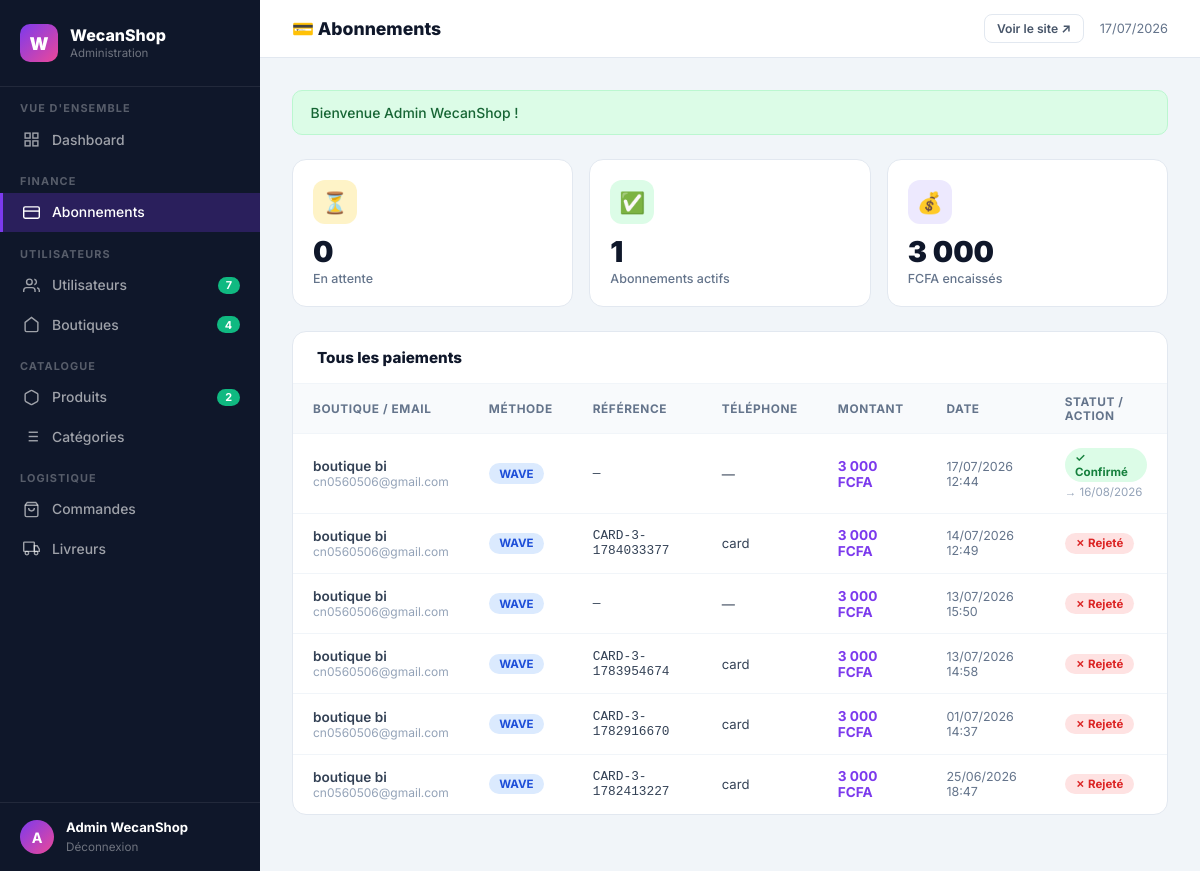
The app's page /admin/index.php?section=abonnements (signed in) with its own data.
### tables this page shows
CREATE TABLE `subscriptions` (
  `id` int(11) NOT NULL,
  `store_id` int(11) NOT NULL,
  `amount` decimal(10,2) DEFAULT 3000.00,
  `payment_method` enum('wave','orange_money','card') NOT NULL,
  `payment_phone` varchar(30) DEFAULT NULL,
  `payment_reference` varchar(150) DEFAULT NULL,
  `status` enum('pending','confirmed','rejected') DEFAULT 'pending',
  `period_start` date DEFAULT NULL,
  `period_end` date DEFAULT NULL,
  `admin_note` text DEFAULT NULL,
  `created_at` timestamp NOT NULL DEFAULT current_timestamp(),
  `confirmed_at` timestamp NULL DEFAULT NULL
);

CREATE TABLE `stores` (
  `id` int(11) NOT NULL,
  `user_id` int(11) NOT NULL,
  `name` varchar(100) NOT NULL,
  `slug` varchar(100) NOT NULL,
  `description` text DEFAULT NULL,
  `logo` varchar(255) DEFAULT NULL,
  `banner` varchar(255) DEFAULT NULL,
  `status` enum('active','inactive') DEFAULT 'active',
  `created_at` timestamp NOT NULL DEFAULT current_timestamp(),
  `subscription_status` enum('trial','active','expired') DEFAULT 'trial',
  `subscription_end_date` date DEFAULT NULL,
  `facebook_pixel_id` varchar(30) DEFAULT NULL
);

CREATE TABLE `users` (
  `id` int(11) NOT NULL,
  `name` varchar(100) NOT NULL,
  `email` varchar(150) NOT NULL,
  `password` varchar(255) NOT NULL,
  `role` enum('buyer','seller','admin') DEFAULT 'buyer',
  `phone` varchar(20) DEFAULT NULL,
  `avatar` varchar(255) DEFAULT NULL,
  `created_at` timestamp NOT NULL DEFAULT current_timestamp(),
  `email_verified` tinyint(4) DEFAULT 0,
  `email_token` varchar(64) DEFAULT NULL
);

### includes/functions.php (called while the page is built, shortened)
<?php
function escape(string $str): string {
    return htmlspecialchars($str, ENT_QUOTES, 'UTF-8');
}
function getFlash(): ?array {
    if (isset($_SESSION['flash'])) {
        $flash = $_SESSION['flash'];
        return $flash;
    }
    return null;
}

### admin/index.php (the view, shortened to what this page needs)
<?php
require_once __DIR__ . '/../config/db.php';
require_once __DIR__ . '/../includes/functions.php';
$section = $_GET['section'] ?? 'overview';
$stats = [
    'users'        => $pdo->query("SELECT COUNT(*) FROM users")->fetchColumn(),
    'sellers'      => $pdo->query("SELECT COUNT(*) FROM users WHERE role='seller'")->fetchColumn(),
    'buyers'       => $pdo->query("SELECT COUNT(*) FROM users WHERE role='buyer'")->fetchColumn(),
    'stores'       => $pdo->query("SELECT COUNT(*) FROM stores")->fetchColumn(),
    'products'     => $pdo->query("SELECT COUNT(*) FROM products WHERE status='active'")->fetchColumn(),
    'orders'       => $pdo->query("SELECT COUNT(*) FROM orders")->fetchColumn(),
    'orders_pending'=> $pdo->query("SELECT COUNT(*) FROM orders WHERE status='pending'")->fetchColumn(),
    'sub_pending'  => $pdo->query("SELECT COUNT(*) FROM subscriptions WHERE status='pending'")->fetchColumn(),
    'sub_revenue'  => $pdo->query("SELECT COALESCE(SUM(amount),0) FROM subscriptions WHERE status='confirmed'")->fetchColumn(),
    'active_subs'  => $pdo->query("SELECT COUNT(*) FROM stores WHERE subscription_status='active'")->fetchColumn(),
];
?>
<!DOCTYPE html>
<html lang="fr">
<head>
</head>
<body>
<aside class="adm-sidebar">
    <div class="adm-logo">
        <div class="adm-logo-icon">W</div>
        <div>
            <div class="adm-logo-text">WecanShop</div>
            <div class="adm-logo-sub">Administration</div>
        </div>
    </div>
    <span class="adm-section-label">Vue d'ensemble</span>
    <a href="?section=overview" class="adm-link <?= $section==='overview'?'active':'' ?>">
        <svg width="17" height="17" fill="none" stroke="currentColor" stroke-width="2" viewBox="0 0 24 24"><rect x="3" y="3" width="7" height="7"/><rect x="14" y="3" width="7" height="7"/><rect x="14" y="14" width="7" height="7"/><rect x="3" y="14" width="7" height="7"/></svg>
        Dashboard
    </a>
    <span class="adm-section-label">Finance</span>
    <a href="?section=abonnements" class="adm-link <?= $section==='abonnements'?'active':'' ?>">
        <svg width="17" height="17" fill="none" stroke="currentColor" stroke-width="2" viewBox="0 0 24 24"><rect x="1" y="4" width="22" height="16" rx="2"/><line x1="1" y1="10" x2="23" y2="10"/></svg>
        Abonnements
    </a>
    <span class="adm-section-label">Utilisateurs</span>
    <a href="?section=utilisateurs" class="adm-link <?= $section==='utilisateurs'?'active':'' ?>">
        <svg width="17" height="17" fill="none" stroke="currentColor" stroke-width="2" viewBox="0 0 24 24"><path d="M17 21v-2a4 4 0 00-4-4H5a4 4 0 00-4 4v2"/><circle cx="9" cy="7" r="4"/><path d="M23 21v-2a4 4 0 00-3-3.87M16 3.13a4 4 0 010 7.75"/></svg>
        Utilisateurs
        <span class="adm-badge green"><?= $stats['users'] ?></span>
    </a>
    <a href="?section=boutiques" class="adm-link <?= $section==='boutiques'?'active':'' ?>">
        <svg width="17" height="17" fill="none" stroke="currentColor" stroke-width="2" viewBox="0 0 24 24"><path d="M3 9l9-7 9 7v11a2 2 0 01-2 2H5a2 2 0 01-2-2z"/></svg>
        Boutiques
        <span class="adm-badge green"><?= $stats['stores'] ?></span>
    </a>
    <span class="adm-section-label">Catalogue</span>
    <a href="?section=produits" class="adm-link <?= $section==='produits'?'active':'' ?>">
        <svg width="17" height="17" fill="none" stroke="currentColor" stroke-width="2" viewBox="0 0 24 24"><path d="M21 16V8a2 2 0 00-1-1.73l-7-4a2 2 0 00-2 0l-7 4A2 2 0 003 8v8a2 2 0 001 1.73l7 4a2 2 0 002 0l7-4A2 2 0 0021 16z"/></svg>
        Produits
        <span class="adm-badge green"><?= $stats['products'] ?></span>
    </a>
    <a href="?section=categories" class="adm-link <?= $section==='categories'?'active':'' ?>">
        Catégories
    </a>
    <span class="adm-section-label">Logistique</span>
    <a href="?section=commandes" class="adm-link <?= $section==='commandes'?'active':'' ?>">
        <svg width="17" height="17" fill="none" stroke="currentColor" stroke-width="2" viewBox="0 0 24 24"><path d="M6 2L3 6v14a2 2 0 002 2h14a2 2 0 002-2V6l-3-4z"/><line x1="3" y1="6" x2="21" y2="6"/><path d="M16 10a4 4 0 01-8 0"/></svg>
        Commandes
    </a>
    <a href="?section=livreurs" class="adm-link <?= $section==='livreurs'?'active':'' ?>">
        <svg width="17" height="17" fill="none" stroke="currentColor" stroke-width="2" viewBox="0 0 24 24"><rect x="1" y="3" width="15" height="13" rx="1"/><path d="M16 8h4l3 5v3h-7V8z"/><circle cx="5.5" cy="18.5" r="2.5"/><circle cx="18.5" cy="18.5" r="2.5"/></svg>
        Livreurs
    </a>
    <div class="adm-user">
        <div class="adm-user-avatar"><?= strtoupper(substr($_SESSION['user_name']??'A',0,1)) ?></div>
        <div style="flex:1;min-width:0">
            <div style="font-size:.82rem;font-weight:700;color:white;white-space:nowrap;overflow:hidden;text-overflow:ellipsis"><?= escape($_SESSION['user_name']??'Admin') ?></div>
            <a href="<?= SITE_URL ?>/logout.php" style="font-size:.73rem;color:rgba(255,255,255,.4);text-decoration:none">Déconnexion</a>
        </div>
    </div>
</aside>
<main class="adm-main">
<div class="adm-topbar">
    <div class="adm-topbar-title">
        <?= match($section) {
            'overview'     => '📊 Vue d\'ensemble',
            'abonnements'  => '💳 Abonnements',
            'utilisateurs' => '👥 Utilisateurs',
            'boutiques'    => '🏪 Boutiques',
            'produits'     => '📦 Produits',
            'categories'   => '🏷️ Catégories',
            'commandes'    => '🛍️ Commandes',
            'livreurs'     => '🚚 Livreurs',
            default        => 'Administration'
        } ?>
    </div>
    <div style="display:flex;align-items:center;gap:1rem">
        <a href="<?= SITE_URL ?>/index.php" class="btn btn-ghost btn-sm" target="_blank">Voir le site ↗</a>
        <div style="font-size:.8rem;color:#64748B"><?= date('d/m/Y') ?></div>
    </div>
</div>
<div class="adm-content">
<?php
$flash = getFlash();
if ($flash): ?>
<div class="alert alert-<?= $flash['type']==='success'?'success':'error' ?>"><?= escape($flash['message']) ?></div>
<?php endif; ?>
<?php
if ($section === 'overview'): ?>
<div class="adm-stats">
    <?php
    $cards = [
        ['👥','Utilisateurs totaux', $stats['users'],        'background:#EDE9FE'],
        ['🏪','Boutiques actives',   $stats['stores'],       'background:#DBEAFE'],
        ['📦','Produits actifs',     $stats['products'],     'background:#DCFCE7'],
        ['🛍️','Commandes totales',  $stats['orders'],       'background:#FEF3C7'],
        ['⏳','Commandes en attente',$stats['orders_pending'],'background:#FEE2E2'],
        ['💳','Abonnements actifs',  $stats['active_subs'],  'background:#DCFCE7'],
        ['⏳','Paiements en attente',$stats['sub_pending'],  'background:#FEF3C7'],
        ['💰','Revenus abonnements', number_format($stats['sub_revenue'],0,',',' ').' FCFA', 'background:#DCFCE7'],
    ];
    foreach ($cards as [$icon,$label,$val,$bg]): ?>
    <div class="adm-stat">
        <div class="adm-stat-icon" style="<?= $bg ?>"><?= $icon ?></div>
        <div class="adm-stat-val"><?= $val ?></div>
        <div class="adm-stat-label"><?= $label ?></div>
    </div>
    <?php endforeach; ?>
</div>
<div style="display:grid;grid-template-columns:1fr 1fr;gap:1.5rem">
    <div class="adm-card">
        <div class="adm-card-header">
            <div class="adm-card-title">Dernières commandes</div>
            <a href="?section=commandes" class="btn btn-ghost btn-sm">Voir tout</a>
        </div>
        <table>
            <thead><tr><th>Client</th><th>Montant</th><th>Statut</th></tr></thead>
            <tbody>
            <?php $recent = $pdo->query("SELECT * FROM orders ORDER BY created_at DESC LIMIT 6")->fetchAll();
            foreach ($recent as $o): ?>
            <tr>
                <td><div style="font-weight:600"><?= escape($o['customer_name']) ?></div><div style="font-size:.75rem;color:#94A3B8"><?= date('d/m/Y',strtotime($o['created_at'])) ?></div></td>
                <td style="font-weight:700;color:#7C3AED"><?= number_format($o['total'],0,',',' ') ?> F</td>
                <td><span class="badge <?= match($o['status']){'pending'=>'badge-orange','confirmed'=>'badge-blue','shipping'=>'badge-purple','delivered'=>'badge-green',default=>'badge-gray'} ?>">
                    <?= ucfirst($o['status']) ?>
                </span></td>
            </tr>
            <?php endforeach; ?>
            </tbody>
        </table>
    </div>
    <div class="adm-card">
        <div class="adm-card-header">
            <div class="adm-card-title">Paiements à confirmer</div>
            <a href="?section=abonnements" class="btn btn-ghost btn-sm">Voir tout</a>
        </div>
        <table>
            <thead><tr><th>Boutique</th><th>Méthode</th><th>Action</th></tr></thead>
            <tbody>
            <?php $pends = $pdo->query("SELECT s.*,st.name as store_name FROM subscriptions s JOIN stores st ON s.store_id=st.id WHERE s.status='pending' ORDER BY s.created_at DESC LIMIT 6")->fetchAll();
            if (empty($pends)): ?>
            <tr><td colspan="3" style="text-align:center;color:#94A3B8;padding:2rem">✅ Aucun paiement en attente</td></tr>
            <?php else: foreach ($pends as $p): ?>
            <tr>
                <td style="font-weight:600"><?= escape($p['store_name']) ?></td>
                <td><span class="badge badge-blue"><?= strtoupper(str_replace('_',' ',$p['payment_method'])) ?></span></td>
                <td>
                    <form method="POST" style="display:inline">
                        <input type="hidden" name="sub_id" value="<?= $p['id'] ?>">
                        <button name="action_sub" value="confirm" class="btn btn-success btn-sm">✓</button>
                        <button name="action_sub" value="reject"  class="btn btn-danger  btn-sm">✗</button>
                    </form>
                </td>
            </tr>
            <?php endforeach; endif; ?>
            </tbody>
        </table>
    </div>
</div>
<?php
elseif ($section === 'abonnements'):
    $allSubs = $pdo->query("
        SELECT s.*,st.name as store_name,u.email,u.name as user_name
        FROM subscriptions s
        JOIN stores st ON s.store_id=st.id
        JOIN users u ON st.user_id=u.id
        ORDER BY FIELD(s.status,'pending','confirmed','rejected'),s.created_at DESC
    ")->fetchAll();
?>
<div style="display:grid;grid-template-columns:repeat(3,1fr);gap:1rem;margin-bottom:1.5rem">
    <div class="adm-stat"><div class="adm-stat-icon" style="background:#FEF3C7">⏳</div><div class="adm-stat-val"><?= $stats['sub_pending'] ?></div><div class="adm-stat-label">En attente</div></div>
    <div class="adm-stat"><div class="adm-stat-icon" style="background:#DCFCE7">✅</div><div class="adm-stat-val"><?= $stats['active_subs'] ?></div><div class="adm-stat-label">Abonnements actifs</div></div>
    <div class="adm-stat"><div class="adm-stat-icon" style="background:#EDE9FE">💰</div><div class="adm-stat-val"><?= number_format($stats['sub_revenue'],0,',',' ') ?></div><div class="adm-stat-label">FCFA encaissés</div></div>
</div>
<div class="adm-card">
    <div class="adm-card-header"><div class="adm-card-title">Tous les paiements</div></div>
    <table>
        <thead><tr><th>Boutique / Email</th><th>Méthode</th><th>Référence</th><th>Téléphone</th><th>Montant</th><th>Date</th><th>Statut / Action</th></tr></thead>
        <tbody>
        <?php foreach ($allSubs as $s): ?>
        <tr>
            <td><div style="font-weight:600"><?= escape($s['store_name']) ?></div><div style="font-size:.75rem;color:#94A3B8"><?= escape($s['email']) ?></div></td>
            <td><span class="badge badge-blue"><?= strtoupper(str_replace('_',' ',$s['payment_method'])) ?></span></td>
            <td style="font-family:monospace;font-size:.8rem"><?= escape($s['payment_reference']??'—') ?></td>
            <td style="font-size:.82rem"><?= escape($s['payment_phone']??'—') ?></td>
            <td style="font-weight:700;color:#7C3AED"><?= number_format($s['amount'],0,',',' ') ?> FCFA</td>
            <td style="font-size:.78rem;color:#64748B"><?= date('d/m/Y H:i',strtotime($s['created_at'])) ?></td>
            <td>
                <?php if ($s['status']==='pending'): ?>
                <form method="POST" style="display:flex;gap:.35rem">
                    <input type="hidden" name="sub_id" value="<?= $s['id'] ?>">
                    <button name="action_sub" value="confirm" class="btn btn-success btn-sm" onclick="return confirm('Confirmer ?')">✓ Confirmer</button>
                    <button name="action_sub" value="reject"  class="btn btn-danger  btn-sm" onclick="return confirm('Rejeter ?')">✗</button>
                </form>
                <?php elseif ($s['status']==='confirmed'): ?>
                    <span class="badge badge-green">✓ Confirmé</span>
                    <?php if ($s['period_end']): ?>
                    <div style="font-size:.72rem;color:#94A3B8;margin-top:.2rem">→ <?= date('d/m/Y',strtotime($s['period_end'])) ?></div>
                    <?php endif; ?>
                <?php else: ?>
                    <span class="badge badge-red">✗ Rejeté</span>
                <?php endif; ?>
            </td>
        </tr>
        <?php endforeach; ?>
        </tbody>
    </table>
</div>
<?php
endif; ?>
</div>
</main>
</body>
</html>

### records on screen
subscriptions: store.name "boutique bi", users.email "cn0560506@gmail.com", payment_method "WAVE", payment_reference "—", payment_phone "—", amount "3 000", created_at "17/07/2026 12:44", period_end "16/08/2026"
subscriptions: store.name "boutique bi", users.email "cn0560506@gmail.com", payment_method "WAVE", payment_reference "CARD-3-1784033377", payment_phone "card", amount "3 000", created_at "14/07/2026 12:49", status "✗ Rejeté"
subscriptions: store.name "boutique bi", users.email "cn0560506@gmail.com", payment_method "WAVE", payment_reference "—", payment_phone "—", amount "3 000", created_at "13/07/2026 15:50", status "✗ Rejeté"
subscriptions: store.name "boutique bi", users.email "cn0560506@gmail.com", payment_method "WAVE", payment_reference "CARD-3-1783954674", payment_phone "card", amount "3 000", created_at "13/07/2026 14:58", status "✗ Rejeté"
subscriptions: store.name "boutique bi", users.email "cn0560506@gmail.com", payment_method "WAVE", payment_reference "CARD-3-1782916670", payment_phone "card", amount "3 000", created_at "01/07/2026 14:37", status "✗ Rejeté"
subscriptions: store.name "boutique bi", users.email "cn0560506@gmail.com", payment_method "WAVE", payment_reference "CARD-3-1782413227", payment_phone "card", amount "3 000", created_at "25/06/2026 18:47", status "✗ Rejeté"

### other values on screen
$stats['users'] "7"
$stats['stores'] "4"
$stats['products'] "2"
substr($_SESSION['user_name']??'A',0,1) "A"
$_SESSION['user_name'] "Admin WecanShop"
$flash['message'] "Bienvenue Admin WecanShop !"
$stats['sub_pending'] "0"
$stats['active_subs'] "1"
$stats['sub_revenue'] "3 000"
